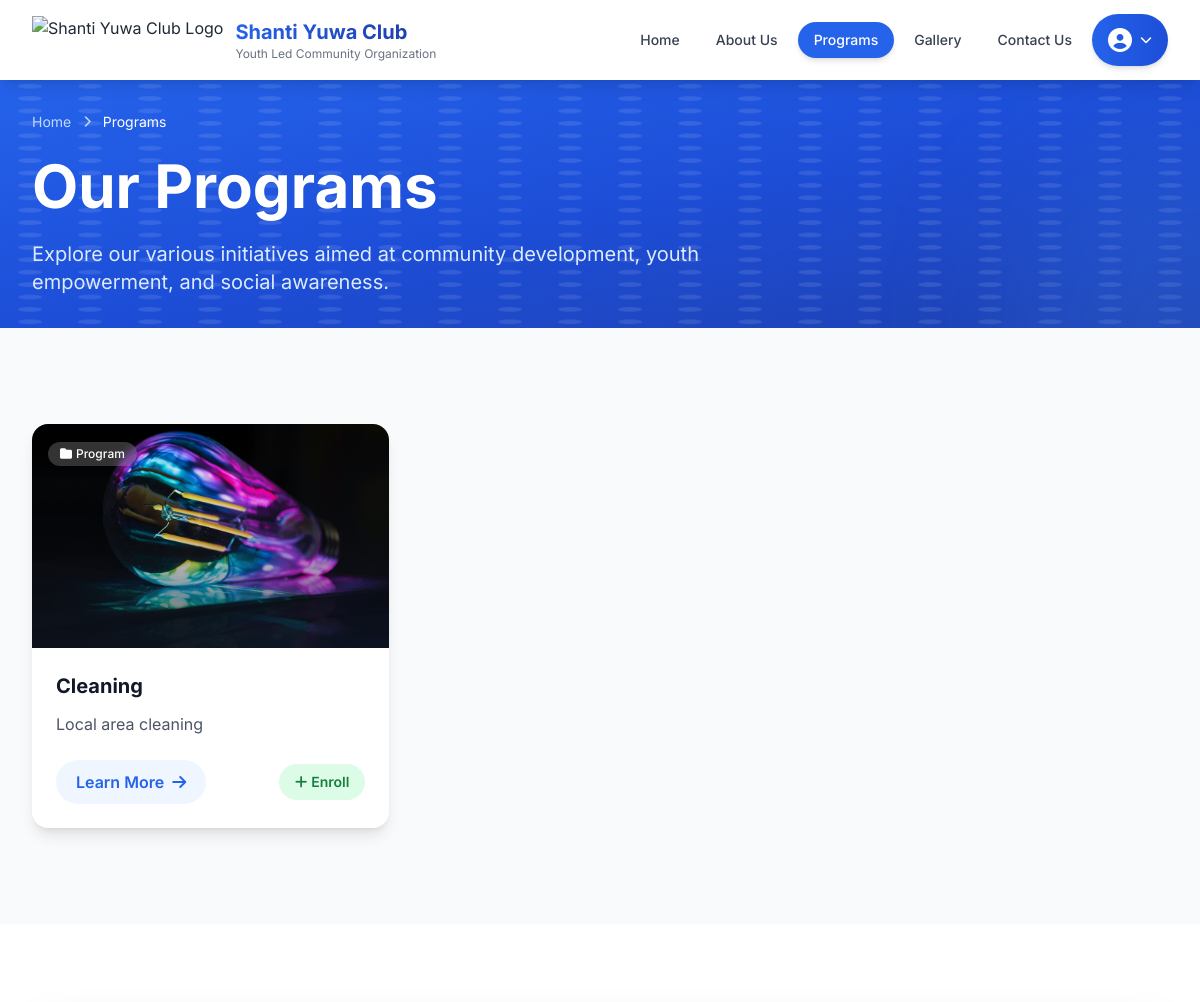
Page /programs/ (signed in, upper part) on the earlier database version.
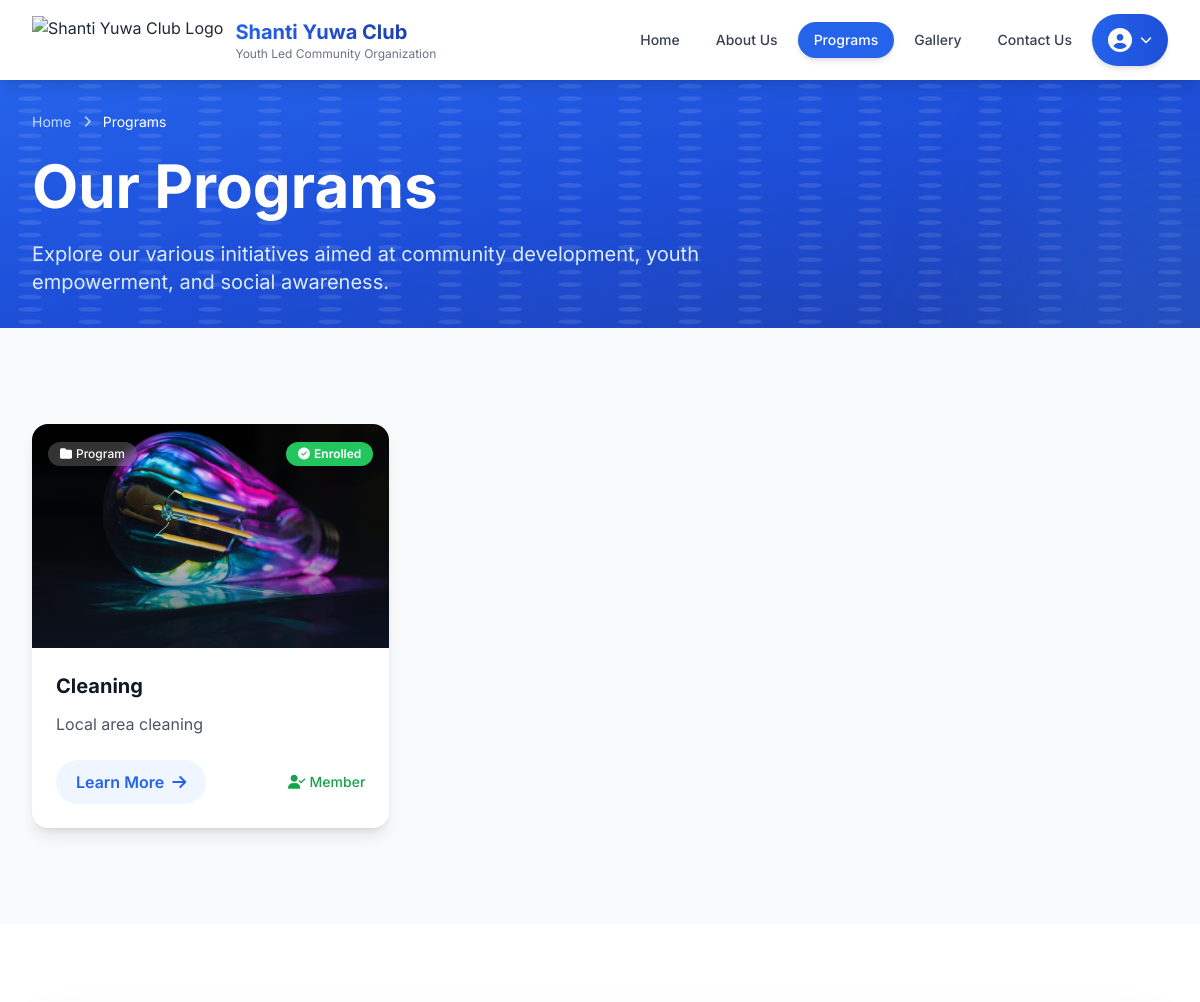
Same page on the later database version.
### main/models.py (models this page shows, shortened)
class Program(models.Model):
    title = models.CharField(max_length=200)
    slug = models.SlugField(max_length=255, unique=True, blank=True)
    short_description = models.CharField(max_length=300)
    content = RichTextField()
    image = models.ImageField(upload_to='programs/')
    is_active = models.BooleanField(default=True)
    created_at = models.DateTimeField(auto_now_add=True)
    updated_at = models.DateTimeField(auto_now=True)
    class Meta:
        ordering = ['-created_at']

### main/views.py (the view)
# urls.py: path('programs/', views.programs, name='programs'),
def programs(request):
    all_programs = Program.objects.filter(is_active=True)
    paginator = Paginator(all_programs, 6)  # Show 6 programs per page
    page_number = request.GET.get('page')
    programs = paginator.get_page(page_number)
    enrolled_program_ids = []
    if request.user.is_authenticated:
        try:
            profile = MemberProfile.objects.get(user=request.user)
            enrolled_program_ids = list(ProgramParticipation.objects.filter(member=profile).values_list('program_id', flat=True))
        except MemberProfile.DoesNotExist:
            pass
    context = {
        'programs': programs,
        'enrolled_program_ids': enrolled_program_ids,
    }
    return render(request, 'main/programs.html', context)

### main/context_processors.py (called while the page is built)
def translation_context(request):
    context = {
        'site_name': 'Shanti Yuwa Club',
        'site_url': request.build_absolute_uri('/'),
        'current_language': translation.get_language(),
    }
    return context

### templates/main/programs.html (shortened to what the changed rows need)
{% extends 'base.html' %}
{% load static %}
{% block content %}
<section class="relative py-8 bg-gradient-to-br from-primary-600 via-primary-700 to-primary-800 overflow-hidden">
    <div class="relative max-w-7xl mx-auto px-4 sm:px-6 lg:px-8">
        <div class="max-w-3xl">
            <h1 class="text-4xl sm:text-5xl lg:text-6xl font-bold text-white mb-6">
                Our Programs
            </h1>
        </div>
    </div>
</section>
<section class="py-24 bg-gray-50">
    <div class="max-w-7xl mx-auto px-4 sm:px-6 lg:px-8">
        <div class="grid md:grid-cols-2 lg:grid-cols-3 gap-8">
            {% if programs %}
                {% for program in programs %}
                <div class="group bg-white rounded-2xl shadow-lg overflow-hidden hover:shadow-2xl transition-all duration-500 hover:-translate-y-2">
                    <div class="relative h-56 overflow-hidden">
                        <img src="{{ program.image.url }}" alt="{{ program.title }}" class="w-full h-full object-cover group-hover:scale-110 transition-transform duration-500">
                        <div class="absolute inset-0 bg-gradient-to-t from-gray-900/70 via-gray-900/20 to-transparent"></div>
                        <div class="absolute top-4 left-4">
                            <span class="inline-flex items-center px-3 py-1 rounded-full bg-white/20 backdrop-blur-sm text-white text-xs font-medium">
                                <i class="fas fa-folder mr-1"></i>
                                Program
                            </span>
                        </div>
                        {% if program.id in enrolled_program_ids %}
                        <div class="absolute top-4 right-4">
                            <span class="inline-flex items-center px-3 py-1 rounded-full text-xs font-semibold bg-green-500 text-white shadow-lg">
                                <i class="fas fa-check-circle mr-1"></i>Enrolled
                            </span>
                        </div>
                        {% endif %}
                    </div>
                    <div class="p-6">
                        <h3 class="text-xl font-bold text-gray-900 mb-3 group-hover:text-primary-600 transition-colors duration-200">
                            {{ program.title }}
                        </h3>
                        <p class="text-gray-600 mb-6 line-clamp-3">
                            {{ program.short_description }}
                        </p>
                        <div class="flex items-center justify-between">
                            <a href="{% url 'program_detail' program.slug %}" class="inline-flex items-center px-5 py-2.5 rounded-full bg-primary-50 text-primary-600 font-semibold hover:bg-primary-600 hover:text-white transition-all duration-300">
                                Learn More
                                <i class="fas fa-arrow-right ml-2 group-hover:translate-x-1 transition-transform duration-200"></i>
                            </a>
                            {% if user.is_authenticated %}
                                {% if program.id in enrolled_program_ids %}
                                <span class="text-sm text-green-600 font-medium">
                                    <i class="fas fa-user-check mr-1"></i>Member
                                </span>
                                {% else %}
                                <a href="{% url 'enroll_in_program' program.id %}" class="inline-flex items-center px-4 py-2 rounded-full text-sm font-semibold bg-green-100 text-green-700 hover:bg-green-600 hover:text-white transition-colors">
                                    <i class="fas fa-plus mr-1"></i>Enroll
                                </a>
                                {% endif %}
                            {% else %}
                            <a href="{% url 'member_register' %}" class="inline-flex items-center px-4 py-2 rounded-full text-sm font-semibold bg-amber-100 text-amber-700 hover:bg-amber-500 hover:text-white transition-colors">
                                <i class="fas fa-user-plus mr-1"></i>Join
                            </a>
                            {% endif %}
                        </div>
                    </div>
                </div>
                {% endfor %}
            {% endif %}
        </div>
    </div>
</section>
{% endblock %}

Differences in the rows shown:
changed Program "Cleaning": text "Enroll" → "Enrolled Member"
